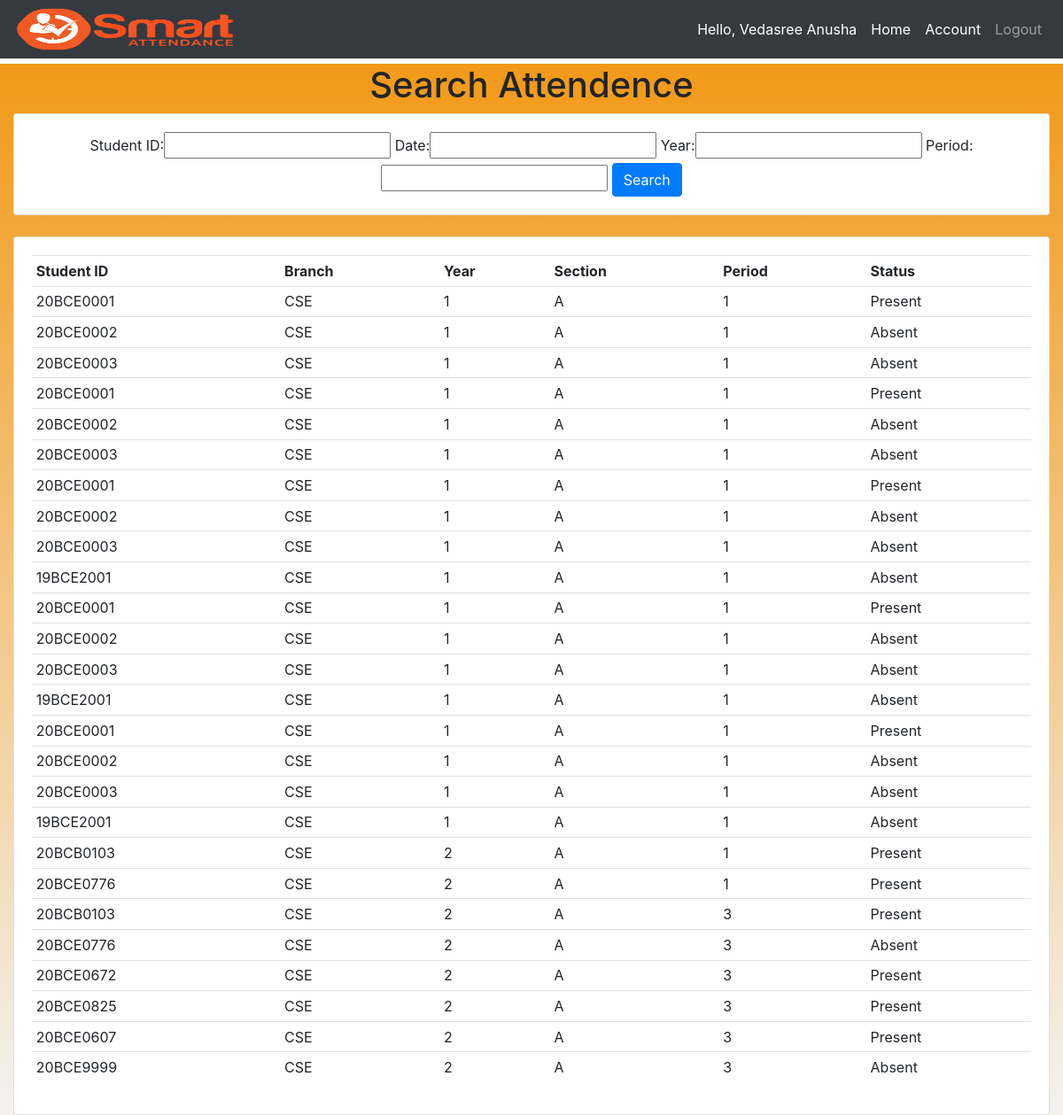
The app's page /searchattendence/ (signed in) with its own data.
### attendence_sys/models.py (models this page shows, shortened)
class Faculty(models.Model):
    user = models.OneToOneField(User, null = True, blank = True, on_delete= models.CASCADE)
    firstname = models.CharField(max_length=200, null=True, blank=True)
    lastname = models.CharField(max_length=200, null=True, blank=True)
    phone = models.CharField(max_length=200, null=True)
    email = models.CharField(max_length=200, null=True)
    profile_pic = models.ImageField(upload_to=user_directory_path ,null=True, blank=True)
    def __str__(self):
        return str(self.firstname + " " + self.lastname)

class Attendence(models.Model):
    Faculty_Name = models.CharField(max_length=200, null=True, blank=True)
    Student_ID = models.CharField(max_length=200, null=True, blank=True)
    date = models.DateField(auto_now_add = True, null = True)
    time = models.TimeField(auto_now_add=True, null = True)
    branch = models.CharField(max_length=200, null = True)
    year = models.CharField(max_length=200, null = True)
    section = models.CharField(max_length=200, null = True)
    period = models.CharField(max_length=200, null = True)
    status = models.CharField(max_length=200, null = True, default='Absent')

### attendence_sys/views.py (the view)
# urls.py: path('searchattendence/', views.searchAttendence, name='searchattendence'),
def searchAttendence(request):
    attendences = Attendence.objects.all()
    myFilter = AttendenceFilter(request.GET, queryset=attendences)
    attendences = myFilter.qs
    context = {'myFilter':myFilter, 'attendences': attendences, 'ta':False}
    return render(request, 'attendence_sys/attendence.html', context)

### attendence_sys/templates/attendence_sys/attendence.html (shortened to what this page needs)
{% extends 'attendence_sys/main.html' %}
{% block content %}
{% if ta == False %}
<center><h1>Search Attendence</h1></center>
<div class="row">
	<div class="col">
		<div class="card card-body">
			<center>
				<form method="get">
					{{myFilter.form}}
		    		<button class="btn btn-primary" type="submit">Search</button>
				</form>
			</center>
		</div>
	</div>
</div>
<br>
<div class="row">
	<div class="col-sm-12">
		<div class="card card-body">
			<table class="table table-sm">
				<tr>
					<th>Student ID</th>
					<th>Branch</th>
					<th>Year</th>
					<th>Section</th>
					<th>Period</th>
					<th>Status</th>
				</tr>
				{% for attendence in attendences %}
				<tr>
                    <td>{{ attendence.Student_ID }}</td>
					<td>{{ attendence.branch }}</td>
					<td>{{ attendence.year }}</td>
					<td>{{ attendence.section }}</td>
					<td>{{ attendence.period }}</td>
					<td>{{ attendence.status }}</td>
				</tr>
				{% endfor %}
			</table>
		</div>
	</div>
</div>
{% endif %}
{% endblock %}

### attendence_sys/templates/attendence_sys/navbar.html (shortened to what this page needs)
{% load static %}
<nav class="navbar navbar-expand-lg navbar-dark fixed-top bg-dark">
 <img src="{% static 'images/smart_attendance.png' %}" height="50px" width="250px">
  <div class="collapse navbar-collapse" id="navbarNav">
    <ul class="navbar-nav ml-auto">
      <li class="nav-item active">
        <span class="nav-link">Hello, {{ request.user.faculty }}</span>
      </li>
      <li class="nav-item active">
        <a href="{% url 'home' %}" class="nav-link">Home</a>
      </li>
      <li class="nav-item active">
        <a class="nav-link" href="{% url 'account' %}">Account</a>
      </li>
      <li class="nav-item">
        <a class="nav-link" href="{% url 'logout' %}">Logout</a>
      </li>
    </ul>
  </div>
</nav>

### records on screen
Attendence: Student_ID "20BCE0001", branch "CSE", year "1", section "A", period "1", status "Present"
Attendence: Student_ID "20BCE0002", branch "CSE", year "1", section "A", period "1", status "Absent"
Attendence: Student_ID "20BCE0003", branch "CSE", year "1", section "A", period "1", status "Absent"
Attendence: Student_ID "20BCE0001", branch "CSE", year "1", section "A", period "1", status "Present"
Attendence: Student_ID "20BCE0002", branch "CSE", year "1", section "A", period "1", status "Absent"
Attendence: Student_ID "20BCE0003", branch "CSE", year "1", section "A", period "1", status "Absent"
Attendence: Student_ID "20BCE0001", branch "CSE", year "1", section "A", period "1", status "Present"
Attendence: Student_ID "20BCE0002", branch "CSE", year "1", section "A", period "1", status "Absent"
Attendence: Student_ID "20BCE0003", branch "CSE", year "1", section "A", period "1", status "Absent"
Attendence: Student_ID "19BCE2001", branch "CSE", year "1", section "A", period "1", status "Absent"
Attendence: Student_ID "20BCE0001", branch "CSE", year "1", section "A", period "1", status "Present"
Attendence: Student_ID "20BCE0002", branch "CSE", year "1", section "A", period "1", status "Absent"
Attendence: Student_ID "20BCE0003", branch "CSE", year "1", section "A", period "1", status "Absent"
Attendence: Student_ID "19BCE2001", branch "CSE", year "1", section "A", period "1", status "Absent"
Attendence: Student_ID "20BCE0001", branch "CSE", year "1", section "A", period "1", status "Present"
Attendence: Student_ID "20BCE0002", branch "CSE", year "1", section "A", period "1", status "Absent"
Attendence: Student_ID "20BCE0003", branch "CSE", year "1", section "A", period "1", status "Absent"
Attendence: Student_ID "19BCE2001", branch "CSE", year "1", section "A", period "1", status "Absent"
Attendence: Student_ID "20BCB0103", branch "CSE", year "2", section "A", period "1", status "Present"
Attendence: Student_ID "20BCE0776", branch "CSE", year "2", section "A", period "1", status "Present"
Attendence: Student_ID "20BCB0103", branch "CSE", year "2", section "A", period "3", status "Present"
Attendence: Student_ID "20BCE0776", branch "CSE", year "2", section "A", period "3", status "Absent"
Attendence: Student_ID "20BCE0672", branch "CSE", year "2", section "A", period "3", status "Present"
Attendence: Student_ID "20BCE0825", branch "CSE", year "2", section "A", period "3", status "Present"
Attendence: Student_ID "20BCE0607", branch "CSE", year "2", section "A", period "3", status "Present"
Attendence: Student_ID "20BCE9999", branch "CSE", year "2", section "A", period "3", status "Absent"

### other values on screen
{{ request.user.faculty }} "Vedasree Anusha"
